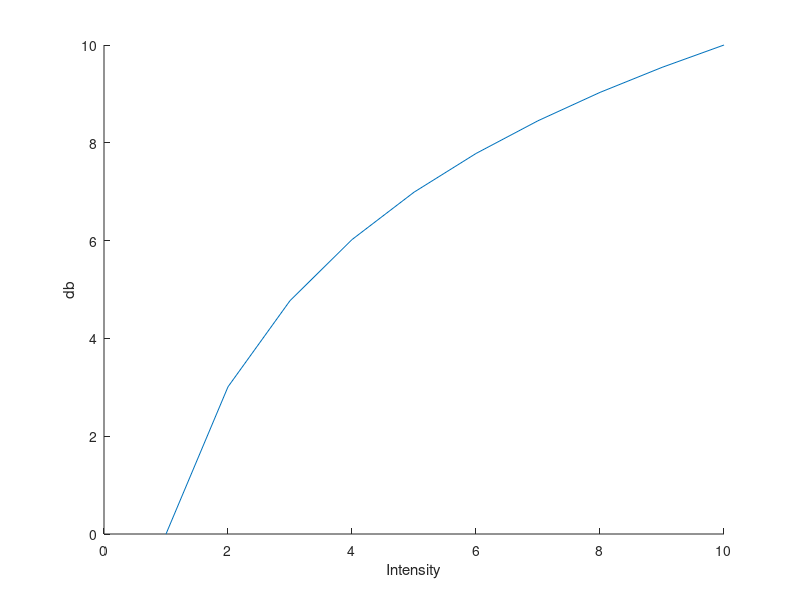
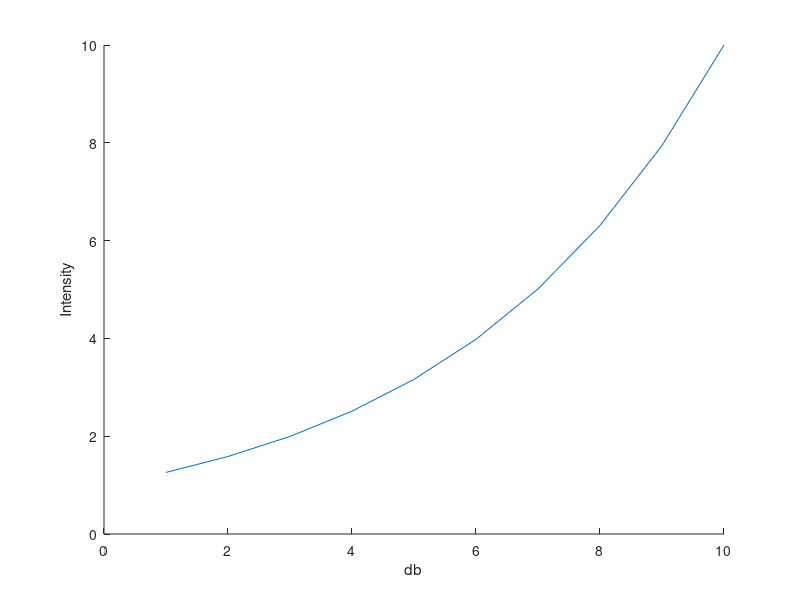

These figures' MATLAB source, in order:
% making sense of decibel and intensity

% k = I/I0; I0 is the baseline intensity
% plot db against k
k = 1:10;
db = 10*log10(k);
figure; hold on
plot(k, db)
xlim([0 10])
xlabel('Intensity')
ylabel('db')

% plot k against db
figure; hold on
db2 = 1:10;
k2 = 10.^(db2/10);
xlim([0 10])
xlabel('db')
ylabel('Intensity')
plot(db2, k2)

%% calculate intensity from evenly spaced db
dbs = linspace(0, 10*log10(2),7);
ints = 10.^(dbs/10);
I0 = 0.5;
ints = ints * I0;

% check if ratio is the same
ints(2:end)./ ints(1:end-1)

% This is the same as:
ints2 = logspace(log10(0.5), log10(1), 7)